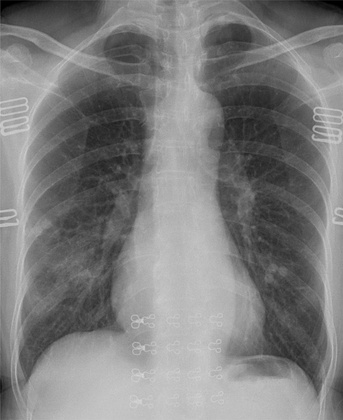
%> input picture lab2/chest.jpg, 343 x 420 px, shrunk from 940 x 1152 before the run
$ octave lab2_6110450103.m   (GNU Octave 9; MATLAB toolbox functions it lacks are replaced by stand-ins)
%> lines starting %> are read from the running program, lines starting %| are printed output that depends on the picture
I = imread('chest.jpg');
%> I is the input picture: size 420x343x3 uint8; min 0, max 218, mean 126.3
I_gray = rgb2gray(I);
figure(1); imshow(I_gray);
J = histeq(I);
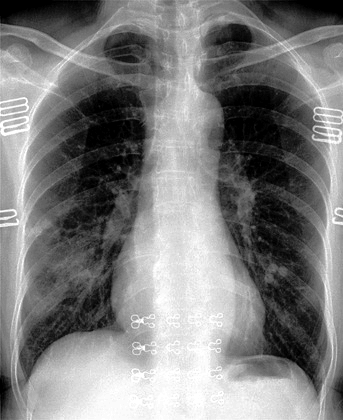
%> J: size 420x343x3 uint8; min 0, max 255, mean 126.4
figure(2); imshow(J);
g = 255/(130-20);
output2 = I_gray;
for i=1 : size(I_gray,1)
    for j=1 : size(I_gray,2)
        output2(i,j) = g*(I_gray(i,j)-20);
    end
end
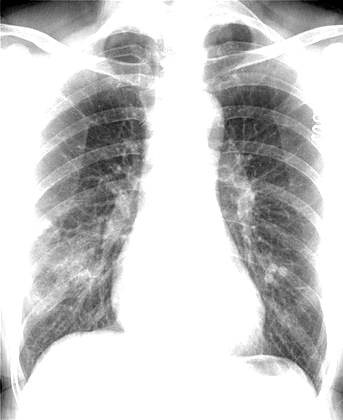
%> output2: size 420x343 uint8; min 0, max 255, mean 203.2
figure(3); imshow(output2);
output3 = I_gray;
for i=1 : size(I_gray,1)
    for j=1 : size(I_gray,2)
        if I_gray(i,j) < 20 || I_gray(i,j) > 130
            output3(i,j) = 0;
        else
            output3(i,j) = g*(I_gray(i,j)-20);
        end
    end
end
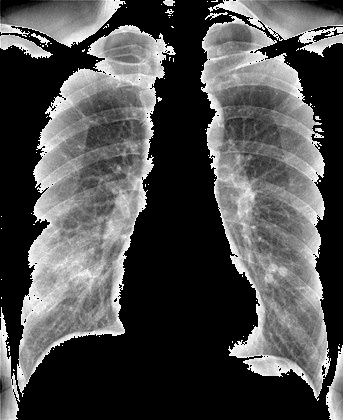
%> output3: size 420x343 uint8; min 0, max 255, mean 76.9
figure(4); imshow(output3);
imwrite(J,'hitogram-1.jpg');
imwrite(output2,'contrast-2.jpg');
imwrite(output3,'Intensity-3.jpg');
